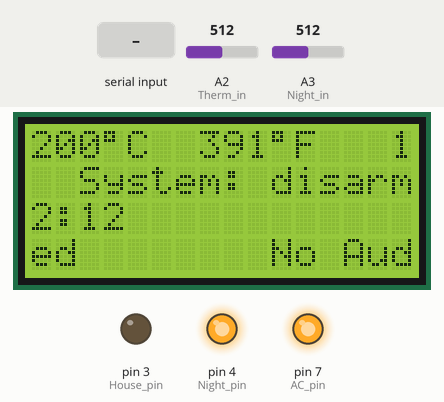
This sketch was run on a simulated Arduino Uno, built with avr-gcc and run on an emulated ATmega328P. On the bench: 16×4 character LCD, output pins drawn as LEDs (lit = HIGH). The test bench sets the inputs (shaded band); at power-on: A2 (Therm_in) = 512, A3 (Night_in) = 512. What the sketch prints to the serial monitor is not drawn.

Above: at 1.2 s.
1.3 s: "Song1" received over the second serial link
At 2.2 s:
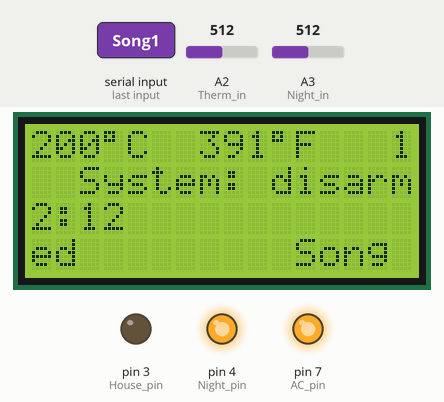
2.9 s: A2 (Therm_in) set to 160
At 3.9 s:
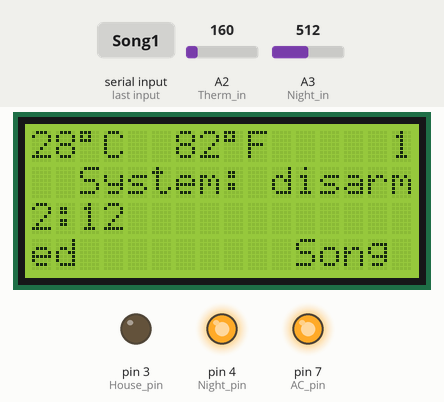
4.4 s: A2 (Therm_in) set to 135
At 5.2 s:
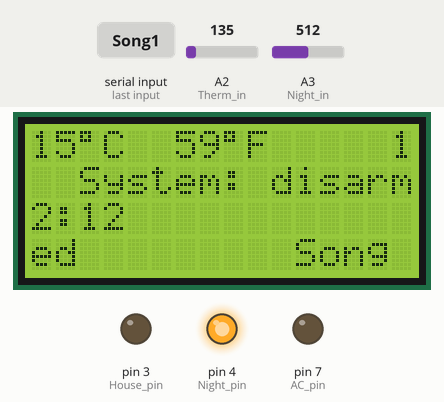
5.9 s: A3 (Night_in) set to 804
7.4 s: A3 (Night_in) set to 831
At 8.1 s:
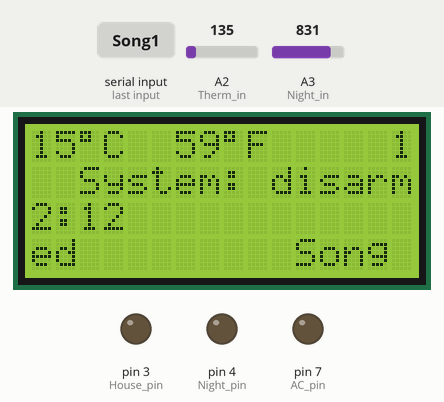
8.9 s: A2 (Therm_in) set to 210
At 9.3 s:
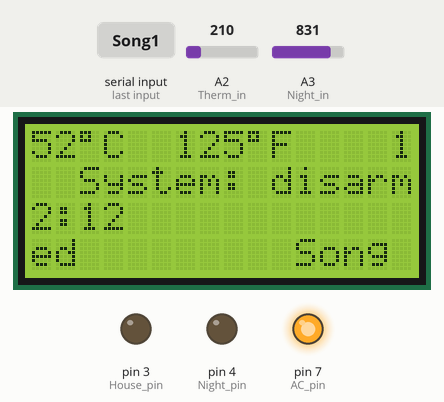
Timing chart, 0 to 11.4 s (numbered marks = the images above; inputs shaded):
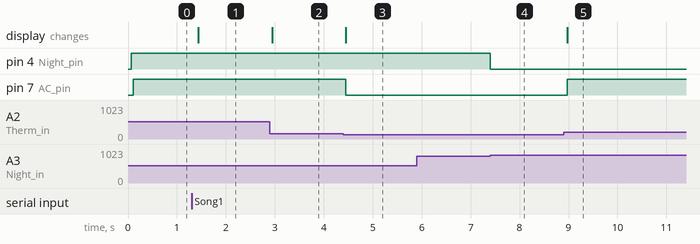

The sketch:

Arduino_code_master.ino
```cpp
////////////////////////////////////////////////
//////////SECTION 1 - constants/////////////////
////////////////////////////////////////////////

//including all external libraries
#include <SoftwareSerial.h>
#include <LiquidCrystal_I2C.h>

//defining objects to be used within the code
SoftwareSerial BTSerial(0,1); // RX , TX
//SoftwareSerial SlaveSerial(12,13); // RX , TX
LiquidCrystal_I2C lcd(0x27,16,4);

//constants - pin numbers
#define House_pin 3
#define Night_pin 4
#define AC_pin 7
#define Night_in A3
#define Therm_in A2
#define Motion_in A1

//constants - thresholds
#define light_threshold 3.3f
#define motion_threshold 3.2f

//global variables, things that can change, but must be stored
int setTemp = 22;
int Temperature = 21;
int hour = 12;
int minute = 12;
int counter = 0;
bool armed = false;
bool intruder = false;
int aud = 0;

///////////////////////////////////////////////
///////////////Section 2 set up////////////////
///////////////////////////////////////////////
void setup() {

//setting up the objects for use later in the code
  Serial.begin(9600);
  //SlaveSerial.begin(9600);
  BTSerial.begin(9600);

//setting pinmode, output or input
  pinMode(House_pin, OUTPUT);
  pinMode(AC_pin, OUTPUT);
  pinMode(Night_pin, OUTPUT);
  pinMode(Night_in, INPUT);
  pinMode(Therm_in, INPUT);
  pinMode(Motion_in, INPUT);

  lcd.init();
  lcd.backlight();
  lcd.noCursor();

}


/////////////////////////////////////////////
////////////////program loop/////////////////
/////////////////////////////////////////////

/////////////////////////////////////////////
//////////section 3 - communication//////////
/////////////////////////////////////////////
void loop() {

//defining local variables for communication
String BT_comm;

///////////////////////
////bluetooth board////
///////////////////////

//loops while data is available from the bluetooth board
  while(BTSerial.available()){
    delay(10);
    BT_comm += ((char)BTSerial.read()); //receives data from blutooth board
  }


////////////////////////////
//bluetooth command actions/
////////////////////////////

  // LED enable
   if(BT_comm == "on"){
    digitalWrite(House_pin, HIGH);
  }

  // LED disable
  else if(BT_comm == "off"){
    digitalWrite(House_pin,LOW);
  }

  // target temperature command
  else if (BT_comm.substring(0, 4) == "temp") {
    setTemp = BT_comm.substring(4).toInt();
    //Serial.println(targetTemp);
  }

  // Set intruder alert status
  else if (BT_comm.substring(0, 3) == "arm") {
    String s = BT_comm.substring(3);
    armed = (s == "true");
    //Serial.println(armStatus);
  }

  else if (BT_comm.substring(0, 1) == "c") {
    String s = BT_comm.substring(1);
    hour = s.substring(0, 2).toInt();
    minute = s.substring(3).toInt();
    Serial.print(BT_comm);
  }

  // play songs
  else if (BT_comm == "Song1") {
    //Serial.println("play Song1");
    aud = 1;
  }

  else if (BT_comm == "Song2") {
    // play song2
    aud = 2;
  }

  else if (BT_comm == "Song3") {
    // play song3
    aud = 3;
  }

////////////////////////////////////////////////////////
////////////////section 4 - appliances//////////////////
////////////////////////////////////////////////////////

////////////////////////////
//temperature reading///////
////////////////////////////

      //reads the output of the thermistor and converts it to voltage
      //between 0 and 5. reading input reads as 0 - 1023, so dividing
      //by 204.6 will convert this value to its corresponding voltage
      //reading
  float therm_read = (analogRead(Therm_in) / 204.6);

        //minimum output of thermistor is 0.1, if lower, something is wrong
        //makes sure the read value is acceptable
  if(therm_read >= 0.1){

          //converts voltage reading to a temperature
          //equation taken from graph in thermistor datasheet
    Temperature = (int)((therm_read - 0.5) * 100);

  }

  int Farenheight = (int)( ((float)Temperature) / ( 5.0 / 9.0 )  + 32.0);

//////////////////////////////
/////////nightlight///////////
//////////////////////////////

      //reads the input value of the photoresistor
      //and converts the input value to a voltage
      //similar to what is done to the thermistor
      //reading
  int night_read = (analogRead(Night_in) / 204.6);

        //determines if read voltage is less than threshold value
        //if it is, it turns the nightlight on
  if(night_read < light_threshold){
    digitalWrite(Night_pin, HIGH);
  }

        //if the read voltage is not less than the threshold value
        //the nightlight is turned off
  else{
    digitalWrite(Night_pin, LOW);
  }


////////////////////////////
///////motion sensor////////
////////////////////////////

        //if motion sensor is armed, read from sensor
  if(armed){

          //reads the output from the motion sensor and converts
          //it to its corresponding voltage level similar to the
          //nightlight and thermistor
    float motion_read = (analogRead(Motion_in) / 204.6);

          //if the motion sensor reading is above threshold
          //sound the alarm
    if(motion_read > motion_threshold){

      //sound alarm
      tone(5,2000,100);
      delay(50);
      intruder = true;
      aud = 4;

    }

  }

////////////////////////////
////////////LCD/////////////
////////////////////////////

  if( (counter % 20) == 0 ){

    lcd.clear();
    lcd.setCursor(0,0);

    lcd.print(Temperature);
    lcd.write(0xDF);
    lcd.print("C  ");

    lcd.print(Farenheight);
    lcd.write(0xDF);
    lcd.print("F");

    lcd.setCursor(15,0);
    lcd.print(hour);
    lcd.print(":");
    lcd.print(minute);

    if(armed){

      lcd.setCursor(3,1);
      lcd.print("System: armed");

    }
    else{

      lcd.setCursor(2,1);
      lcd.print("System: disarmed");

    }

    switch(aud){

      case 1:
        lcd.setCursor(7,3);
        lcd.print("Song 1");
        break;

      case 2:
        lcd.setCursor(7,3);
        lcd.print("Song 2");
        break;

      case 3:
        lcd.setCursor(7,3);
        lcd.print("Song 3");
        break;

      case 4:
        lcd.setCursor(7,3);
        lcd.print("Alarm!");
        break;

      default:
        lcd.setCursor(6,3);
        lcd.print("No Audio");

    }

    if(setTemp <= Temperature){
      digitalWrite(AC_pin, HIGH);
    }
    else{
      digitalWrite(AC_pin, LOW);
    }

}

////////////////////////////
//////////sending///////////
////////////////////////////

  counter++;

  if (counter >= 200){
    counter = 0;
  }

  if( counter == 0 ){

    // Send data to phone
    String output = "";

    String temp = String(Temperature);

    String night_s = (night_read < light_threshold) ? "t" : "f";

    String intruderStatus = (intruder) ? "t" : "f"; // t or f

    String armedStatus = (armed) ? "t" : "f"; // t or f

    output = temp + '*' + night_s + '*' + intruderStatus + '*' +  armedStatus + '*';

    Serial.print(output);

    intruder = false;

    if( aud == 4){

      aud = 0;

    }

  }
        //delays the entire program slightly to
        //make things a little smoother
  delay(10);

}

//////////////////////////////////////////////
////////////////end of program////////////////
//////////////////////////////////////////////
```

Measured:
- the behaviour switches between 148 and 147 on A2 (Therm_in) (found by bisection; images 2 and 3)
- the behaviour switches between 818 and 819 on A3 (Night_in) (found by bisection; images 3 and 4)
- after the input at 1.3 s, the display: changes after 0.13 s (image 1)
- after the input at 2.9 s, the display: changes after 0.05 s (image 2)
- after the input at 4.4 s, pin 7 (AC_pin): HIGH → LOW after 0.05 s; the display: changes after 0.05 s (image 3)
- after the input at 5.9 s, every drawn part: stays the same
- after the input at 7.4 s, pin 4 (Night_pin): HIGH → LOW at once
- after the input at 8.9 s, pin 7 (AC_pin): LOW → HIGH after 0.07 s; the display: changes after 0.07 s (image 5)
